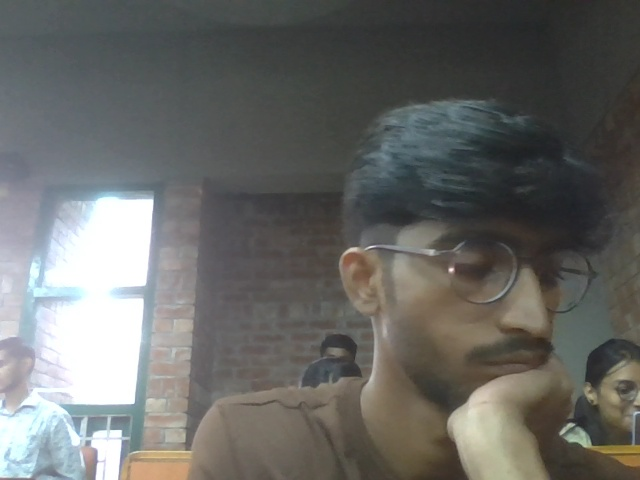
#> input picture guardia_ai/storage/alert_snapshots/crowd_formation_20250701_142104_behavior.jpg, 640 x 480 px
$ python -i cache_manager.py   (imports and definitions only)
#> lines starting #> are read from the running program, lines starting #| are printed output that depends on the picture
"""
Advanced caching and optimization utilities for Guardia-AI system.
Provides intelligent caching for detections, frames, and API responses.
"""

import time
import threading
import hashlib
import pickle
import os
import cv2
import numpy as np
from typing import Dict, Any, List, Optional, Tuple, Union
from collections import OrderedDict
from dataclasses import dataclass
import logging

logger = logging.getLogger(__name__)

@dataclass
class CacheEntry:
    """Cache entry with metadata"""
    data: Any
    timestamp: float
    access_count: int = 0
    last_access: float = 0.0
    ttl: float = 300.0  # 5 minutes default TTL

    def is_expired(self) -> bool:
        return time.time() - self.timestamp > self.ttl

    def access(self):
        self.access_count += 1
        self.last_access = time.time()

class LRUCache:
    """Thread-safe LRU cache with TTL support"""

    def __init__(self, max_size: int = 100, default_ttl: float = 300.0):
        self.max_size = max_size
        self.default_ttl = default_ttl
        self.cache: OrderedDict[str, CacheEntry] = OrderedDict()
        self.lock = threading.RLock()
        self.hits = 0
        self.misses = 0

    def _cleanup_expired(self):
        """Remove expired entries"""
        current_time = time.time()
        expired_keys = [
            key for key, entry in self.cache.items()
            if current_time - entry.timestamp > entry.ttl
        ]
        for key in expired_keys:
            del self.cache[key]

    def get(self, key: str) -> Optional[Any]:
        """Get item from cache"""
        with self.lock:
            self._cleanup_expired()

            if key in self.cache:
                entry = self.cache[key]
                if not entry.is_expired():
                    entry.access()
                    # Move to end (most recently used)
                    self.cache.move_to_end(key)
                    self.hits += 1
                    return entry.data
                else:
                    del self.cache[key]

            self.misses += 1
            return None

    # [52 lines left out: functions put, invalidate, clear, get_stats, not called in this run]

class DetectionCache:
    """Specialized cache for YOLO detections with similarity matching"""

    def __init__(self, max_size: int = 50, similarity_threshold: float = 0.95):
        self.cache = LRUCache(max_size, default_ttl=10.0)  # Short TTL for detections
        self.similarity_threshold = similarity_threshold
        self.lock = threading.Lock()

    def _frame_hash(self, frame: np.ndarray) -> str:
        """Generate hash for frame"""
        # Downsample frame for hashing
        small_frame = cv2.resize(frame, (64, 48))
        return hashlib.md5(small_frame.tobytes()).hexdigest()

    # [14 lines left out: function _frames_similar, not called in this run]

    def get_detection(self, frame: np.ndarray) -> Optional[Any]:
        """Get cached detection for similar frame"""
        frame_hash = self._frame_hash(frame)

        # First try exact hash match
        result = self.cache.get(frame_hash)
        if result is not None:
            return result

        # If no exact match, check for similar frames (more expensive)
        with self.lock:
            for key, entry in list(self.cache.cache.items()):
                if not entry.is_expired():
                    cached_frame = entry.data.get('frame')
                    if cached_frame is not None and self._frames_similar(frame, cached_frame):
                        entry.access()
                        return entry.data.get('detections')

        return None

    # [13 lines left out: function cache_detection, not called in this run]

class FrameBuffer:
    """Optimized frame buffer for video processing"""

    def __init__(self, buffer_size: int = 30):
        self.buffer_size = buffer_size
        self.frames: OrderedDict[float, np.ndarray] = OrderedDict()
        self.lock = threading.Lock()

    # [37 lines left out: functions add_frame, get_recent_frames, get_frame_at_time, clear, not called in this run]

class APIResponseCache:
    """Cache for API responses with intelligent invalidation"""

    def __init__(self, max_size: int = 200):
        self.cache = LRUCache(max_size, default_ttl=60.0)  # 1 minute default
        self.endpoint_ttls = {
            '/api/metrics': 2.0,      # Fast changing
            '/api/events': 5.0,       # Medium changing
            '/api/system': 10.0,      # Slower changing
            '/api/zones': 300.0,      # Rarely changing
            '/api/envs': 300.0,       # Rarely changing
            '/api/summary': 30.0,     # AI generated, expensive
        }

    # [43 lines left out: functions _get_cache_key, get_response, cache_response, invalidate_endpoint, not called in this run]

class SmartImageProcessor:
    """Optimized image processing with caching and batch operations"""

    def __init__(self):
        self.resize_cache = LRUCache(max_size=100, default_ttl=60.0)
        self.processed_frame_cache = LRUCache(max_size=50, default_ttl=30.0)

    # [53 lines left out: functions smart_resize, preprocess_frame_batch, not called in this run]

# Global cache instances
detection_cache = DetectionCache()
api_cache = APIResponseCache()
image_processor = SmartImageProcessor()
frame_buffer = FrameBuffer()

# [18 lines left out: functions get_cache_stats, clear_all_caches, not called in this run]

>>> import cv2
>>> picture = cv2.imread('../guardia_ai/storage/alert_snapshots/crowd_formation_20250701_142104_behavior.jpg')
#> picture is the input picture: shape (480, 640, 3); mean B, G, R 102.2, 105.1, 104.6
>>> result = DetectionCache().get_detection(picture)
#> in _frame_hash, `small_frame = cv2.resize(frame, (64, 48))`:
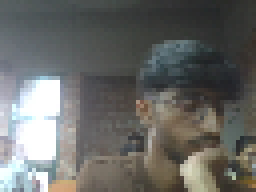
#> small_frame: shape (48, 64, 3) (shown 4 times larger); mean B, G, R 102.3, 105.2, 104.7
#> in get_detection, `frame_hash = self._frame_hash(frame)`: frame_hash = '1865625dc6507910041aaca56dfe0365'

$ run again, on guardia_ai/storage/alert_snapshots/high_motion_activity_20250624_202243_behavior.jpg
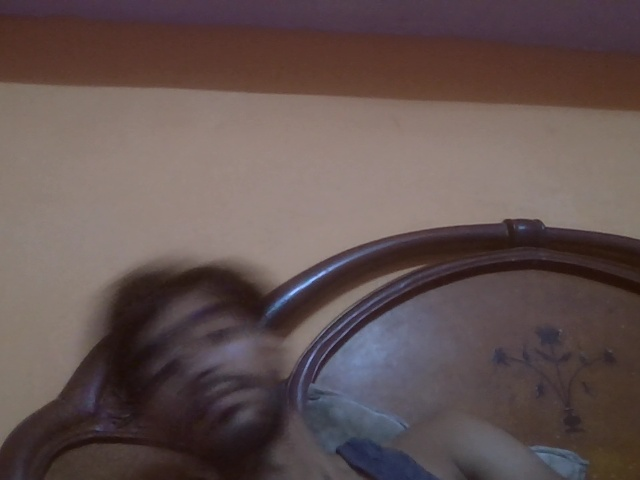
#> input picture guardia_ai/storage/alert_snapshots/high_motion_activity_20250624_202243_behavior.jpg, 640 x 480 px
#> picture is the input picture: shape (480, 640, 3); mean B, G, R 81.2, 82.6, 98.6
#> in _frame_hash, `small_frame = cv2.resize(frame, (64, 48))`:
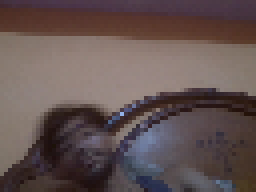
#> small_frame: shape (48, 64, 3) (shown 4 times larger); mean B, G, R 81.4, 82.8, 98.8
#> frame_hash = '72fd597a487093d5cf9ff406d5c6d3ca'
